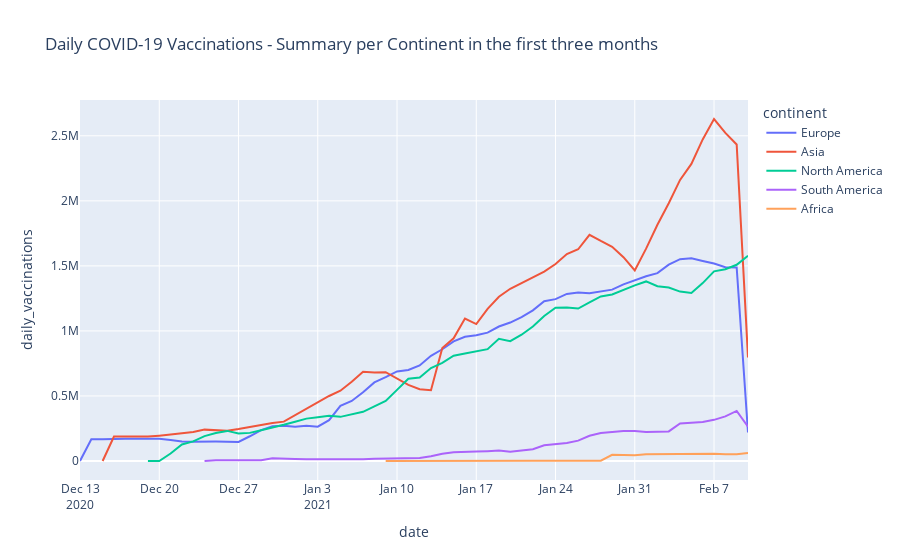

This figure's notebook cell:
### Code cell
plot_daily_vaccination_data(data = continents_daily_df,  
                            region_column = 'continent',
                            regions_list = all_continents,
                            vaccination_metric = 'daily_vaccinations',
                            plot_title = 'Daily COVID-19 Vaccinations - Summary per Continent in the first three months',
                            min_date = '2020-12-13',
                            max_date = '2021-02-13'
                           )
